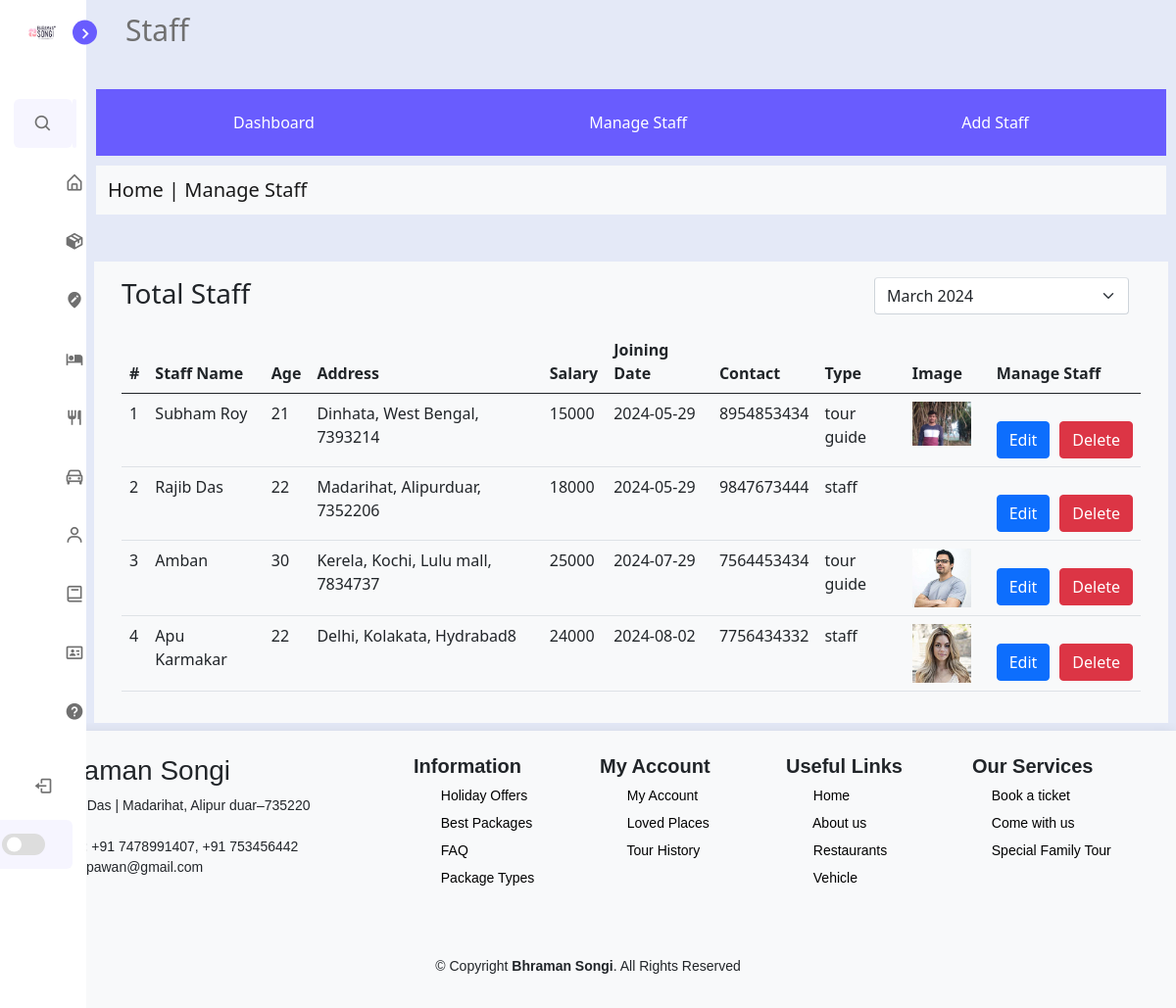
Screenshot of /Admin/staff/staff.php (signed in) with the database file from the repository.
### tables this page shows
CREATE TABLE `staff` (
  `ST_ID` int(6) NOT NULL,
  `ST_NAME` varchar(50) NOT NULL,
  `ST_AGE` int(3) NOT NULL,
  `ST_ADDR` varchar(100) NOT NULL,
  `ST_SALARY` int(10) NOT NULL,
  `ST_JOIN_DATE` date NOT NULL,
  `ST_CONTACT` varchar(15) NOT NULL,
  `ST_TYPE` varchar(50) NOT NULL,
  `ST_IMAGE` varchar(255) DEFAULT NULL
);

### Admin/staff/staff.php (the view, shortened to what this page needs)
<?php
require('../include/header.php');
$stmt = mysqli_stmt_init($conn);
$sql = "SELECT * FROM `staff`;";
if(mysqli_stmt_prepare($stmt, $sql)){
    mysqli_stmt_execute($stmt);
    $res = mysqli_stmt_get_result($stmt);
}
?>
</head>
<body style="height: 50vh;">
    <?php include '../include/sidebarmenu.php' ?>
    <section class="home">
        <div class="text">Staff</div>
        <header>
            <div class="navbar">
                <a href="../index.php">Dashboard</a>
                <a href="staff.php">Manage Staff</a>
                <a href="add_staff.php">Add Staff</a>
            </div>
        </header>
        <nav class="navbar navbar-light bg-light">
            <div class="container-fluid">
                <span class="navbar-brand mb-0 h1">Home | Manage Staff</span>
            </div>
        </nav>
        <div class="row bg-light m-2 mt-5 p-3">
            <div class="col-md-12 col-lg-12 col-sm-12">
                <div class="white-box">
                    <div class="d-md-flex mb-3">
                        <h3 class="box-title mb-0">Total Staff</h3>
                        <div class="col-md-3 col-sm-4 col-xs-6 ms-auto">
                            <select class="form-select shadow-none row border-top">
                                <option>March 2024</option>
                            </select>
                        </div>
                    </div>
                    <div class="table-responsive">
                        <table class="table no-wrap">
                            <thead>
                                <tr>
                                    <th class="border-top-0">#</th>
                                    <th class="border-top-0">Staff Name</th>
                                    <th class="border-top-0">Age</th>
                                    <th class="border-top-0">Address</th>
                                    <th class="border-top-0">Salary</th>
                                    <th class="border-top-0">Joining Date</th>
                                    <th class="border-top-0">Contact</th>
                                    <th class="border-top-0">Type</th>
                                    <th class="border-top-0">Image</th>
                                    <th class="border-top-0">Manage Staff</th>
                                </tr>
                            </thead>
                            <tbody>
                                <?php
                                $i = 1;
                                while ($rowData = mysqli_fetch_assoc($res)) {
                                    $staff_address = $rowData['ST_ADDR'];
                                    $shortened_address = substr($staff_address, 0, 45);
                                ?>
                                    <tr>
                                        <td><?php echo $i; ?></td>
                                        <td class="txt-oflo"><?php echo $rowData['ST_NAME']; ?></td>
                                        <td><?php echo $rowData['ST_AGE']; ?></td>
                                        <td><?php echo $shortened_address; ?><?php echo $rowData['ST_ID']; ?></td>
                                        <td><?php echo $rowData['ST_SALARY']; ?></td>
                                        <td><?php echo $rowData['ST_JOIN_DATE']; ?></td>
                                        <td><?php echo $rowData['ST_CONTACT']; ?></td>
                                        <td><?php echo $rowData['ST_TYPE']; ?></td>
                                        <td><img src="../image/staffs/<?php echo $rowData['ST_IMAGE']; ?>" alt=""></td>
                                        <td class="txt-oflo">
                                            <div class="bt">
                                                <button class="btn btn-primary"><a href="edit_staff.php?type=edit&id=<?php echo $rowData['ST_ID']; ?>">Edit</a> </button>
                                                <button class="btn btn-danger"><a href="delete_staff.php?type=delete&id=<?php echo $rowData['ST_ID']; ?>">Delete</a> </button>
                                            </div>
                                        </td>
                                    </tr>
                                <?php
                                    $i++;
                                }
                                ?>
                            </tbody>
                        </table>
                    </div>
                </div>
            </div>
        </div>
    </section>
</body>
<?php
require('../include/footer_in.php');
?>
</html>

### Admin/css/style.css (style rules this page uses)
:root { --body-color: #e4e9f7; --sidebar-color: #fff; --primary-color: #695cfe; --primary-color-light: #f6f5ff; --toggle-color: #ddd; --text-color: #707070; --tran-02: all 0.2s ease; --tran-03: all 0.3s ease; --tran-04: all 0.4s ease; --tran-05: all 0.5s ease; }
body { height: 100vh; background: var(--body-color); transition: var(--tran-05); }
.home { position: relative; left: 250px; width: calc(100% - 250px); background: var(--body-color); transition: var(--tran-05); }
.home .text { font-size: 30px; font-weight: 500; color: var(--text-color); padding: 8px 40px; }
.sidebar.close ~ .home { left: 88px; width: calc(100% - 88px); }
.navbar { overflow: hidden; background: var(--primary-color); display: flex; justify-content: space-around; margin: 10px; }
.navbar a { float: left; font-size: 16px; color: white; text-align: center; padding: 14px 16px; text-decoration: none; }
header .navbar { margin-top: 30px; }

### Admin/css/table_image.css (style rules this page uses)
td img { vertical-align: middle; margin-right: 10px; max-width: 60px; border-style: none; overflow-clip-margin: content-box; overflow: clip; }
a { text-decoration: none; color: white; }
.bt { display: flex; gap: 10px; margin-top: 20px; }

### rows the page displays
staff: ST_NAME "Subham Roy", ST_AGE "21", ST_ADDR "Dinhata, West Bengal, 739321", ST_ID "4", ST_SALARY "15000", ST_JOIN_DATE "2024-05-29", ST_CONTACT "8954853434", ST_TYPE "tour guide", ST_IMAGE (picture)
staff: ST_NAME "Rajib Das", ST_AGE "22", ST_ADDR "Madarihat, Alipurduar, 735220", ST_ID "6", ST_SALARY "18000", ST_JOIN_DATE "2024-05-29", ST_CONTACT "9847673444", ST_TYPE "staff"
staff: ST_NAME "Amban", ST_AGE "30", ST_ADDR "Kerela, Kochi, Lulu mall, 783473", ST_ID "7", ST_SALARY "25000", ST_JOIN_DATE "2024-07-29", ST_CONTACT "7564453434", ST_TYPE "tour guide", ST_IMAGE (picture)
staff: ST_NAME "Apu Karmakar", ST_AGE "22", ST_ADDR "Delhi, Kolakata, Hydrabad", ST_ID "8", ST_SALARY "24000", ST_JOIN_DATE "2024-08-02", ST_CONTACT "7756434332", ST_TYPE "staff", ST_IMAGE (picture)
